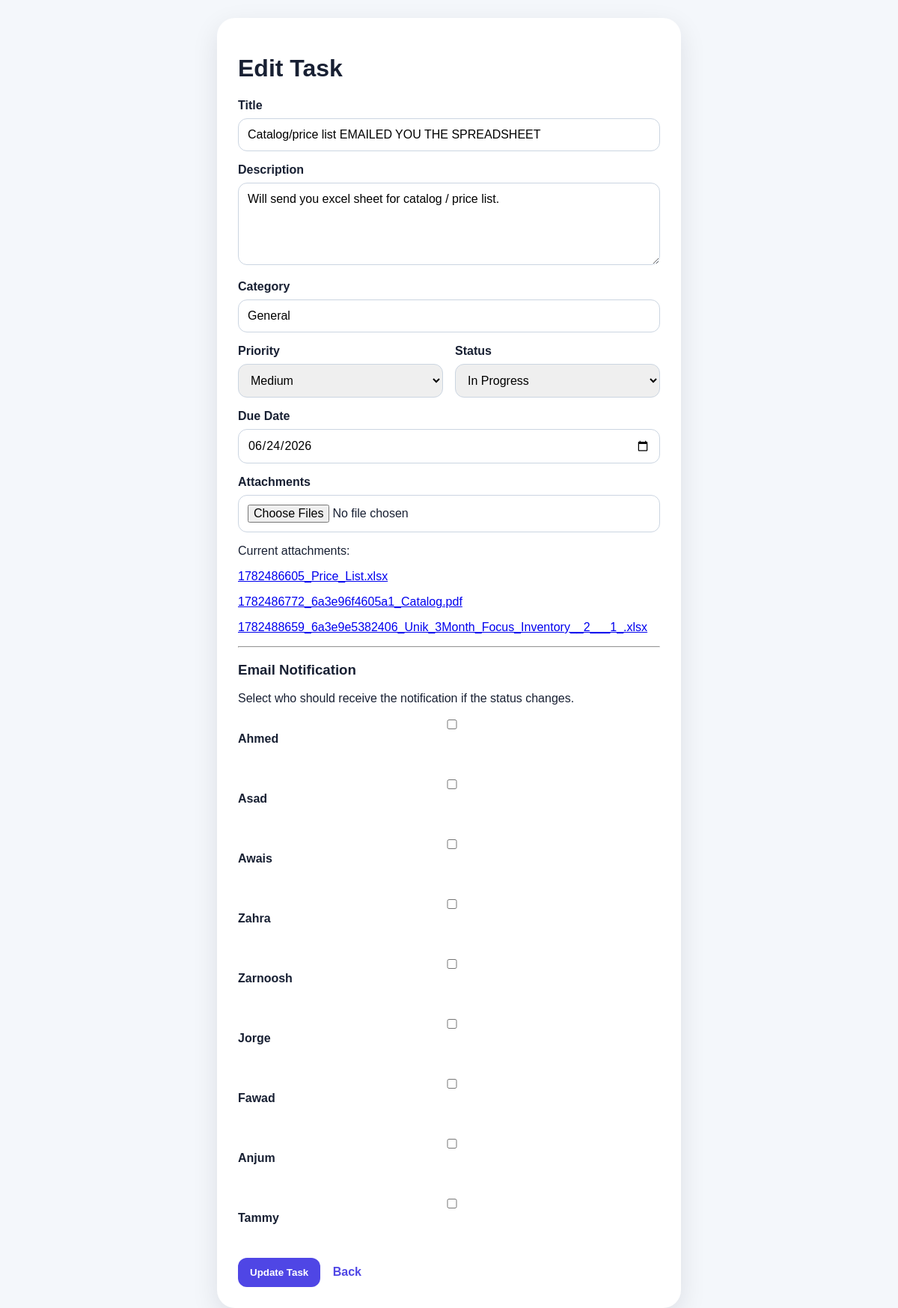
The app's page /edit.php?id=4 with its own data.
### tables this page shows
CREATE TABLE `tasks` (
  `id` int NOT NULL,
  `title` varchar(255) NOT NULL,
  `description` text,
  `category` varchar(100) DEFAULT 'General',
  `priority` enum('Low','Medium','High') DEFAULT 'Medium',
  `status` enum('To Do','In Progress','Waiting','Done') DEFAULT 'To Do',
  `due_date` date DEFAULT NULL,
  `created_at` timestamp NULL DEFAULT CURRENT_TIMESTAMP,
  `attachment` varchar(255) DEFAULT NULL,
  `assigned_name` varchar(255) DEFAULT NULL,
  `assigned_email` varchar(255) DEFAULT NULL,
  `user_role` varchar(50) DEFAULT NULL
);

### edit.php (the view, shortened to what this page needs)
<?php
require 'db.php';
$id = $_GET['id'] ?? null;
$stmt = $pdo->prepare('SELECT * FROM tasks WHERE id = ?');
$stmt->execute([$id]);
$task = $stmt->fetch(PDO::FETCH_ASSOC);
?>
<!DOCTYPE html>
<html lang="en">
<head>
    <link rel="stylesheet" href="style.css">
</head>
<body>
<div class="form-page">
<form method="POST" class="form-card" enctype="multipart/form-data">
<h1>Edit Task</h1>
<label>Title</label>
<input
    name="title"
    required
    value="<?= htmlspecialchars($task['title']) ?>"
>
<label>Description</label>
<textarea name="description"><?= htmlspecialchars($task['description']) ?></textarea>
<label>Category</label>
<input
    name="category"
    value="<?= htmlspecialchars($task['category']) ?>"
>
<div class="grid">
<div>
<label>Priority</label>
<select name="priority">
<?php foreach (['Low','Medium','High'] as $p): ?>
<option <?= $task['priority'] === $p ? 'selected' : '' ?>>
<?= $p ?>
</option>
<?php endforeach; ?>
</select>
</div>
<div>
<label>Status</label>
<select name="status">
<?php foreach (['To Do','In Progress','Waiting','Done'] as $s): ?>
<option <?= $task['status'] === $s ? 'selected' : '' ?>>
<?= $s ?>
</option>
<?php endforeach; ?>
</select>
</div>
</div>
<label>Due Date</label>
<input
    type="date"
    name="due_date"
    value="<?= htmlspecialchars($task['due_date']) ?>"
>
<label>Attachments</label>
<input type="file" name="attachments[]" multiple>
<?php if (!empty($task['attachment'])): ?>
<p>Current attachments:</p>
<?php foreach (explode(',', $task['attachment']) as $file): ?>
    <?php $file = trim($file); ?>
    <?php if ($file): ?>
        <p>
            <a
                href="uploads/<?= htmlspecialchars($file) ?>"
                target="_blank"
            >
                <?= htmlspecialchars($file) ?>
            </a>
        </p>
    <?php endif; ?>
<?php endforeach; ?>
<?php endif; ?>
<hr>
<h3>Email Notification</h3>
<p>Select who should receive the notification if the status changes.</p>
<label>
    <input type="checkbox" name="notify_to[]" value="ahmed@unikinternational.com">
    Ahmed
</label><br>
<label>
    <input type="checkbox" name="notify_to[]" value="asad@unikinternational.com">
    Asad
</label><br>
<label>
    <input type="checkbox" name="notify_to[]" value="awais@unikinternational.com">
    Awais
</label><br>
<label>
    <input type="checkbox" name="notify_to[]" value="zahra@unikinternational.com">
    Zahra
</label><br>
<label>
    <input type="checkbox" name="notify_to[]" value="zarnoosh@unikinternational.com">
    Zarnoosh
</label><br>
<label>
    <input type="checkbox" name="notify_to[]" value="jorge@unikinternational.com">
    Jorge
</label><br>
<label>
    <input type="checkbox" name="notify_to[]" value="fawad@unikinternational.com">
    Fawad
</label><br>
<label>
    <input type="checkbox" name="notify_to[]" value="production@unikinternational.com">
    Anjum
</label><br>
<label>
    <input type="checkbox" name="notify_to[]" value="shipping@unikinternational.com">
    Tammy
</label>
<br><br>
<button type="submit">Update Task</button>
<a href="index.php" class="back">Back</a>
</form>
</div>
</body>
</html>

### style.css (style rules this page uses)
* { box-sizing: border-box; }
body { margin: 0; font-family: Arial, sans-serif; background: #f4f7fb; color: #182033; }
.button, button { display: inline-block; background: #4f46e5; color: white; padding: 12px 16px; border-radius: 12px; border: 0; text-decoration: none; cursor: pointer; font-weight: bold; }
.form-page { min-height: 100vh; display: grid; place-items: center; padding: 24px; }
.form-card { width: min(620px, 100%); background: white; padding: 28px; border-radius: 24px; box-shadow: 0 12px 35px rgba(15, 23, 42, 0.1); }
label { display: block; margin: 16px 0 8px; font-weight: bold; }
input, textarea, select { width: 100%; padding: 12px; border: 1px solid #cbd5e1; border-radius: 12px; font: inherit; }
textarea { min-height: 110px; }
.grid { display: grid; grid-template-columns: 1fr 1fr; gap: 16px; }
.back { margin-left: 12px; color: #4f46e5; text-decoration: none; font-weight: bold; }

### records on screen
tasks: title "Catalog/price list EMAILED YOU THE SPREADSHEET", description "Will send you excel sheet for catalog / price list.", category "General", priority "Medium", status "In Progress", due_date "06/24/2026", attachment "1782486605_Price_List.xlsx", attachment "1782486772_6a3e96f4605a1_Catalog.pdf", attachment "1782488659_6a3e9e5382406_Unik_3Month_Focus_Inventory__2___1_.xlsx"
